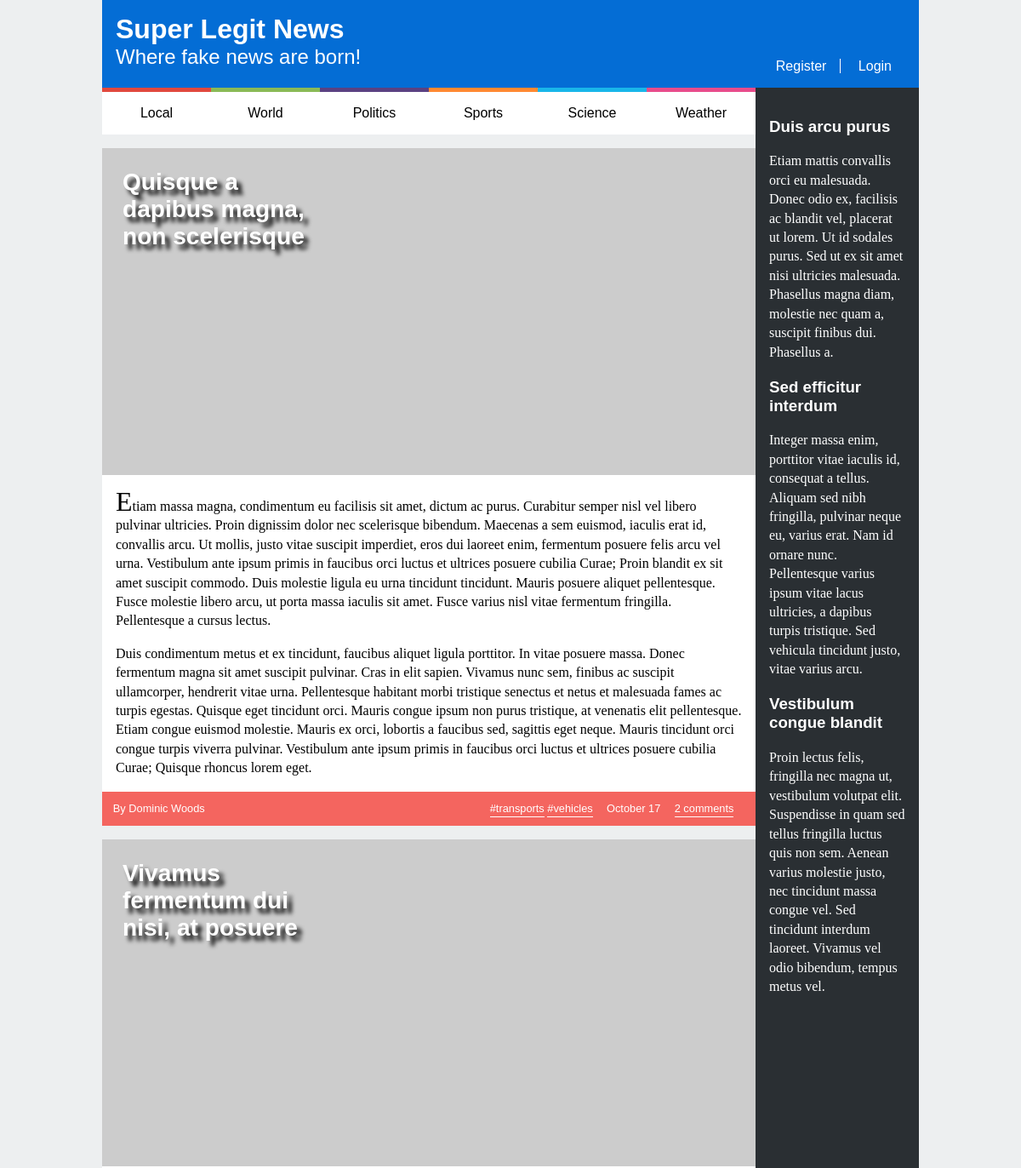
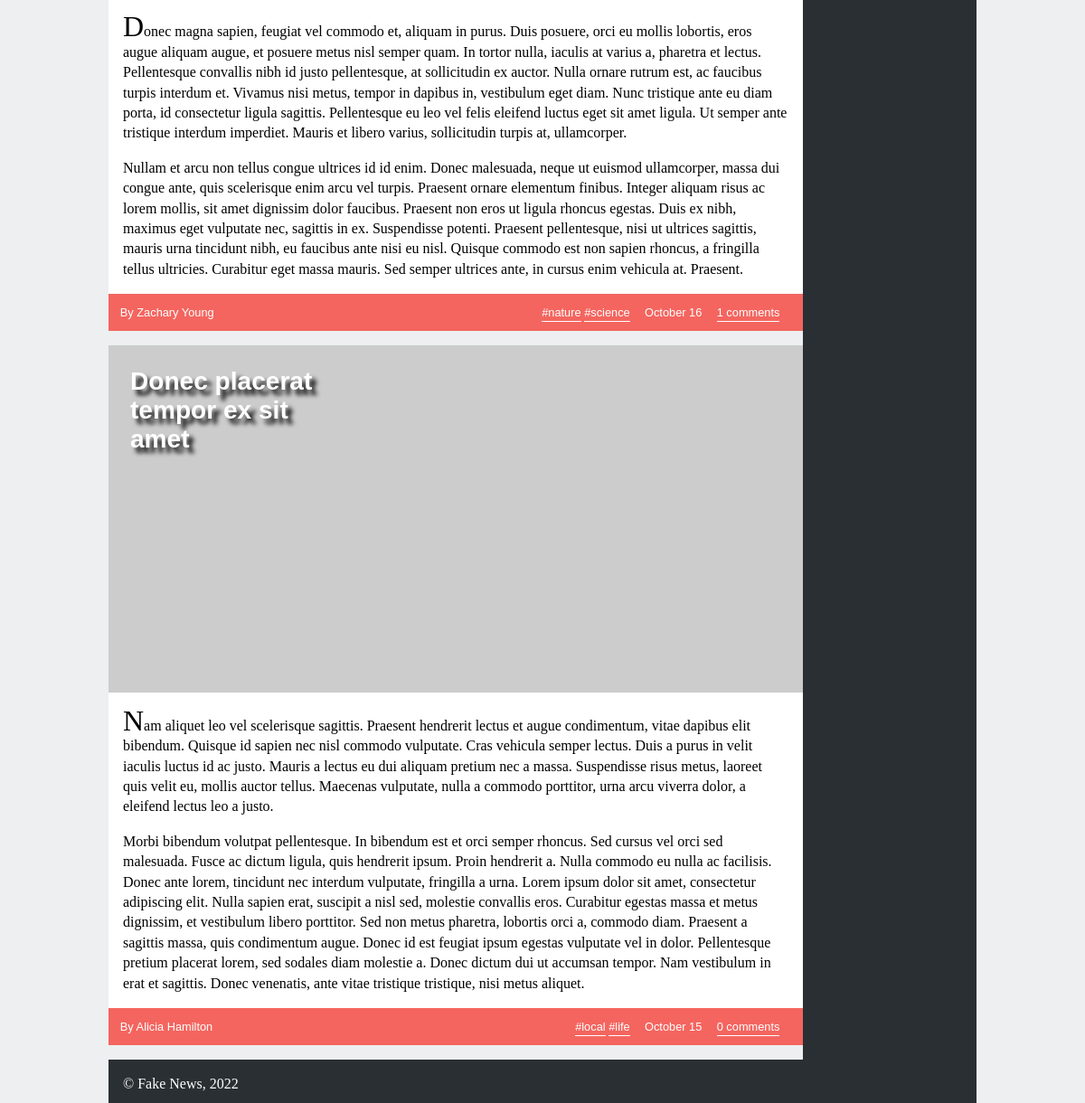
The page / on the database its author committed (2 pictures, top to bottom).
### tables this page shows
CREATE TABLE news (
  id INTEGER PRIMARY KEY,            -- article id
  title VARCHAR,                     -- title of the article
  published INTEGER,                 -- date when the article was published in epoch format
  tags VARCHAR,                      -- comma separated tags
  username VARCHAR REFERENCES users, -- user that wrote the article
  introduction VARCHAR,              -- a introductory paragraph
  fulltext VARCHAR                   -- the rest of the text
);

### database/news.php (called while the page is built, shortened)
<?php
    function getAllNews($db) {
        $stmt = $db->prepare("SELECT news.*, users.*, COUNT(comments.id) AS comments FROM news JOIN users USING (username) LEFT JOIN comments ON comments.news_id = news.id GROUP BY news.id, users.username ORDER BY published DESC");
        $stmt->execute();
        $articles = $stmt->fetchAll();
        return $articles;
    }
?>

### templates/news.php (the view, shortened to what this page needs)
<?php function output_article_list($articles) { ?>
    <section id='news'>
    <?php
        foreach ($articles as $article) {
            $date = date('F j', $article['published']);
            $tags = explode(',', $article['tags']);
    ?>
    <article><header><h1><a href='article.php?id=<?=$article['id']?>'><?=$article['title']?></a></h1></header>
    <img src='https://picsum.photos/600/300?"<?=$tags[0]?>' alt=''>
    <p><?=$article['introduction']?></p>
    <p><?=$article['fulltext']?></p>
    <footer><span class='author'><?=$article['name']?></span>
    <?php
        foreach ($tags as $tag) {
            echo "<span class='tags'><a href='index.php'>#$tag</a> ";
        }
        echo "</span>";
    ?>
    <span class='date'><?=$date?></span>
    <a class='comments' href='article.php?id=<?=$article['id']?>#comments'><?=$article['comments']?></a>
    </footer></article>
    <?php } ?>
    </section>
<?php } ?>

### index.php (shortened to what this page needs)
<?php
  require_once('database/news.php');
  require_once('templates/common.php');
  require_once('templates/news.php');
  $db = getDatabaseConnection();
  $articles = getAllNews($db);
  if (isset($_SESSION['username'])) {
    output_header_logout();
  } else {
    output_header_login();
  }
  output_article_list($articles);
  output_footer();
?>

### templates/common.php (shortened to what this page needs)
<?php function output_header_login() { ?>
    <!DOCTYPE html>
    <html lang="en-US">
    <head>
        <link href="css/style.css" rel="stylesheet">
        <link href="css/layout.css" rel="stylesheet">
        <link href="css/responsive.css" rel="stylesheet">
        <link href="css/comments.css" rel="stylesheet">
        <link href="css/forms.css" rel="stylesheet">
    </head>
    <body>
        <header>
        <h1><a href="index.php">Super Legit News</a></h1>
        <h2><a href="index.php">Where fake news are born!</a></h2>
        <div id="signup">
            <a href="register.php">Register</a>
            <a href="login.php">Login</a>
        </div>
        </header>
        <nav id="menu">
        <ul>
            <li><a href="index.php">Local</a></li>
            <li><a href="index.php">World</a></li>
            <li><a href="index.php">Politics</a></li>
            <li><a href="index.php">Sports</a></li>
            <li><a href="index.php">Science</a></li>
            <li><a href="index.php">Weather</a></li>
        </ul>
        </nav>
        <aside id="related">
        <article>
            <h1><a href="#">Duis arcu purus</a></h1>
            <p>Etiam mattis convallis orci eu malesuada. Donec odio ex, facilisis ac blandit vel, placerat ut lorem. Ut id sodales purus. Sed ut ex sit amet nisi ultricies malesuada. Phasellus magna diam, molestie nec quam a, suscipit finibus dui. Phasellus a.</p>
        </article>
        <article>
            <h1><a href="#">Sed efficitur interdum</a></h1>
            <p>Integer massa enim, porttitor vitae iaculis id, consequat a tellus. Aliquam sed nibh fringilla, pulvinar neque eu, varius erat. Nam id ornare nunc. Pellentesque varius ipsum vitae lacus ultricies, a dapibus turpis tristique. Sed vehicula tincidunt justo, vitae varius arcu.</p>
        </article>
        <article>
            <h1><a href="#">Vestibulum congue blandit</a></h1>
            <p>Proin lectus felis, fringilla nec magna ut, vestibulum volutpat elit. Suspendisse in quam sed tellus fringilla luctus quis non sem. Aenean varius molestie justo, nec tincidunt massa congue vel. Sed tincidunt interdum laoreet. Vivamus vel odio bibendum, tempus metus vel.</p>
        </article>
        </aside>
<?php } ?>
<?php function output_footer() {
    if (isset($_SESSION['username'])) { ?>
        <footer>
            <p><a href="create_article.php" style="color: white;">Create new article</a></p>
            <p><a href="delete_article.php" style="color: white;">Delete article</a></p>
            <p>&copy; Fake News, 2022</p>
        </footer>
<?php } else { ?>
        <footer>
        <p>&copy; Fake News, 2022</p>
        </footer>
    </body>
    </html>
<?php }
}?>

### css/style.css (style rules this page uses)
body > header { background-color: #046dd5; color: white; padding: 1em; }
body > header h1, body > header h2 { margin: 0; }
body > header a { color: white; text-decoration: none; }
body > header #signup a:first-child { border-right: 1px solid white; }
body > header #signup { margin-top: 1em; }
body > header #signup a { padding: 0 1em; }
body > header #signup a:first-child { padding-left: 0; }
#menu ul { margin: 0; padding: 0; }
#menu li { background-color: white; text-align: center; list-style-type: none; padding: 1em 0; }
#menu li a { color: black; text-decoration: none; }
#news header { max-width: 10em; padding: 1em; position: absolute; }
#news header h1 { margin: 0; text-shadow: .2em .2em .2em black; }
#news header a { color: white; text-decoration: none; }
#news img { width: 100%; }
#news > article { background-color: white; margin: 1em 0; }
#news > article > p { padding: 0 1em; }
#news > article > p:first-of-type:first-letter { font-size: 2em; }
#news footer { color: white; background-color: #f4655f; padding: 1em; }
#news footer a { color: white; text-decoration: none; border-bottom: 1px solid white; padding-bottom: 2px; }
#news footer .tags { margin-right: 1em; }
#news footer .comments { margin-left: 1em; }
#news footer .comments:after { content: ' comments'; }
#news footer .author:before { content: "By "; }
#related { background-color: #2a2f33; padding: 1em; }
#related h1 a { color: white; text-decoration: none; }
#related p { color: white; }
body > footer { background-color: #2a2f33; color: white; padding: 1em; height: 1em; }
body > footer p { margin: 0; }
body { font-family: "Poppins", sans-serif; }
p { font-family: "Lora", serif; line-height: 1.4em; }
body > header h2 { font-weight: normal; }
#news header { font-size: 1.5em; }
#news footer { font-size: 0.8em; }
#menu li:nth-child(1) { border-top: 5px solid #e1493e; }
#menu li:nth-child(2) { border-top: 5px solid #8aba56; }
#menu li:nth-child(3) { border-top: 5px solid #5b4282; }
#menu li:nth-child(4) { border-top: 5px solid #ff8932; }
#menu li:nth-child(5) { border-top: 5px solid #19b6e9; }
#menu li:nth-child(6) { border-top: 5px solid #e84c8b; }

### css/layout.css (style rules this page uses)
body { background-color: #edeff0; margin: 0 auto; width: 60em; display: grid; grid-template-columns: [start] 4fr [middle] 1fr [end]; grid-template-rows: [start] auto [nav] auto [news] 1fr [footer] auto [end]; }
body > header { grid-column: start / end; }
#menu { grid-column: start; }
aside { grid-column: middle; grid-row: nav / end; }
#news { grid-column: start; }
body > footer { align-self: end; }
body > header { display: grid; grid-template-columns: 1fr auto; grid-template-rows: auto auto; }
body > header h1 { grid-column: 1; grid-row: 1; }
body > header h2 { grid-column: 1; grid-row: 2; }
body > header #signup { grid-column: 2; grid-row: 2; }
#menu ul { display: flex; flex-direction: row; }
#menu li { display: block; flex: 1; }
#news footer { display: flex; }
#news footer .author { flex-grow: 1; }

### rows shown on the page
news: title "Quisque a dapibus magna, non scelerisque", introduction "Etiam massa magna, condimentum eu facilisis sit amet, dictum ac purus. Curabitur semper nisl vel libero pulvinar ultricies. Proin dignissim dolor nec scelerisque bibendum. Maecenas a sem euismod, iaculis erat id, convallis arcu. Ut mollis, justo vitae suscipit imperdiet, eros dui laoreet enim, fermentum posuere felis arcu vel urna. Vestibulum ante ipsum primis in faucibus orci luctus et ultrices posuere cubilia Curae; Proin blandit ex sit amet suscipit commodo. Duis molestie ligula eu urna tincidunt tincidunt. Mauris posuere aliquet pellentesque. Fusce molestie libero arcu, ut porta massa iaculis sit amet. Fusce varius nisl vitae fermentum fringilla. Pellentesque a cursus lectus.", fulltext "Duis condimentum metus et ex tincidunt, faucibus aliquet ligula porttitor. In vitae posuere massa. Donec fermentum magna sit amet suscipit pulvinar. Cras in elit sapien. Vivamus nunc sem, finibus ac suscipit ullamcorper, hendrerit vitae urna. Pellentesque habitant morbi tristique senectus et netus et malesuada fames ac turpis egestas. Quisque eget tincidunt orci. Mauris congue ipsum non purus tristique, at venenatis elit pellentesque. Etiam congue euismod molestie. Mauris ex orci, lobortis a faucibus sed, sagittis eget neque. Mauris tincidunt orci congue turpis viverra pulvinar. Vestibulum ante ipsum primis in faucibus orci luctus et ultrices posuere cubilia Curae; Quisque rhoncus lorem…", name "Dominic Woods", tags "transports", tags "vehicles", published "October 17", comments "2"
news: title "Vivamus fermentum dui nisi, at posuere", introduction "Donec magna sapien, feugiat vel commodo et, aliquam in purus. Duis posuere, orci eu mollis lobortis, eros augue aliquam augue, et posuere metus nisl semper quam. In tortor nulla, iaculis at varius a, pharetra et lectus. Pellentesque convallis nibh id justo pellentesque, at sollicitudin ex auctor. Nulla ornare rutrum est, ac faucibus turpis interdum et. Vivamus nisi metus, tempor in dapibus in, vestibulum eget diam. Nunc tristique ante eu diam porta, id consectetur ligula sagittis. Pellentesque eu leo vel felis eleifend luctus eget sit amet ligula. Ut semper ante tristique interdum imperdiet. Mauris et libero varius, sollicitudin turpis at, ullamcorper.", fulltext "Nullam et arcu non tellus congue ultrices id id enim. Donec malesuada, neque ut euismod ullamcorper, massa dui congue ante, quis scelerisque enim arcu vel turpis. Praesent ornare elementum finibus. Integer aliquam risus ac lorem mollis, sit amet dignissim dolor faucibus. Praesent non eros ut ligula rhoncus egestas. Duis ex nibh, maximus eget vulputate nec, sagittis in ex. Suspendisse potenti. Praesent pellentesque, nisi ut ultrices sagittis, mauris urna tincidunt nibh, eu faucibus ante nisi eu nisl. Quisque commodo est non sapien rhoncus, a fringilla tellus ultricies. Curabitur eget massa mauris. Sed semper ultrices ante, in cursus enim vehicula at. Praesent.", name "Zachary Young", tags "nature", tags "science", published "October 16", comments "1"
news: title "Donec placerat tempor ex sit amet", introduction "Nam aliquet leo vel scelerisque sagittis. Praesent hendrerit lectus et augue condimentum, vitae dapibus elit bibendum. Quisque id sapien nec nisl commodo vulputate. Cras vehicula semper lectus. Duis a purus in velit iaculis luctus id ac justo. Mauris a lectus eu dui aliquam pretium nec a massa. Suspendisse risus metus, laoreet quis velit eu, mollis auctor tellus. Maecenas vulputate, nulla a commodo porttitor, urna arcu viverra dolor, a eleifend lectus leo a justo.", fulltext "Morbi bibendum volutpat pellentesque. In bibendum est et orci semper rhoncus. Sed cursus vel orci sed malesuada. Fusce ac dictum ligula, quis hendrerit ipsum. Proin hendrerit a. Nulla commodo eu nulla ac facilisis. Donec ante lorem, tincidunt nec interdum vulputate, fringilla a urna. Lorem ipsum dolor sit amet, consectetur adipiscing elit. Nulla sapien erat, suscipit a nisl sed, molestie convallis eros. Curabitur egestas massa et metus dignissim, et vestibulum libero porttitor. Sed non metus pharetra, lobortis orci a, commodo diam. Praesent a sagittis massa, quis condimentum augue. Donec id est feugiat ipsum egestas vulputate vel in dolor. Pellentesque pretium placerat lorem, sed sodales…", name "Alicia Hamilton", tags "local", tags "life", published "October 15", comments "0"
